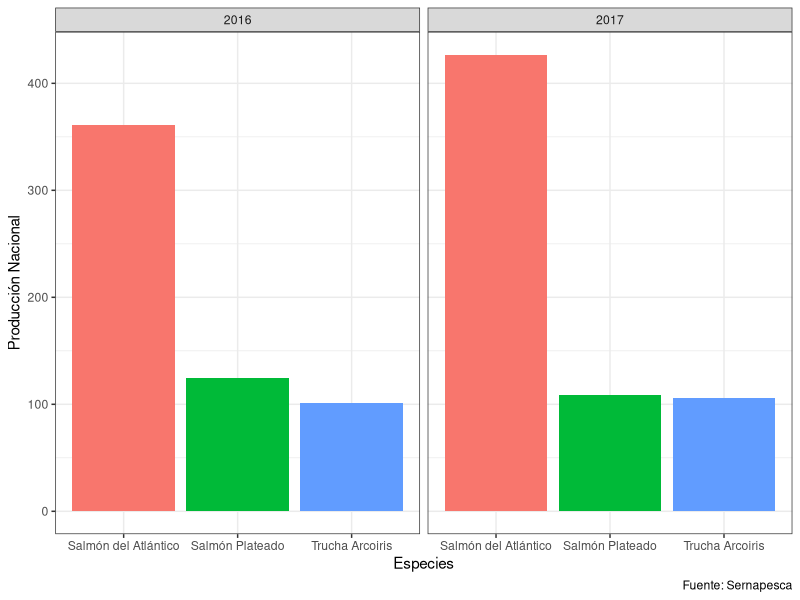
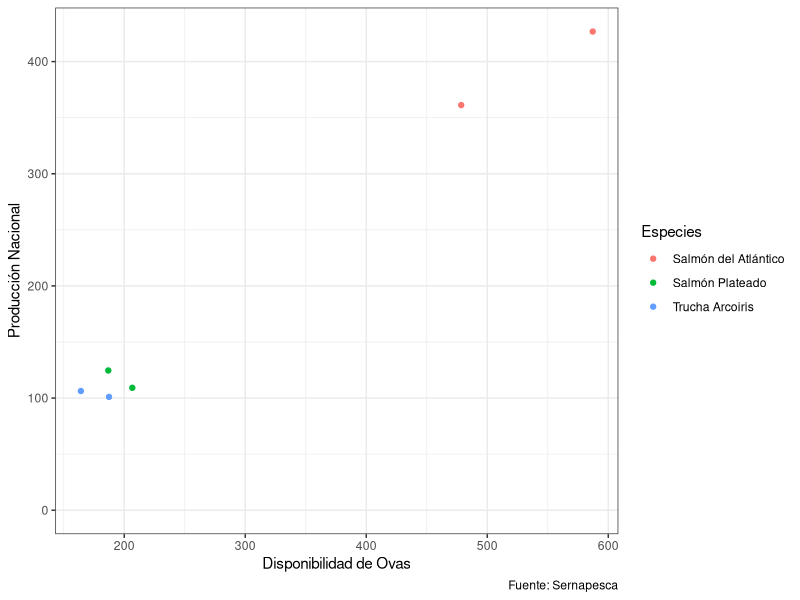
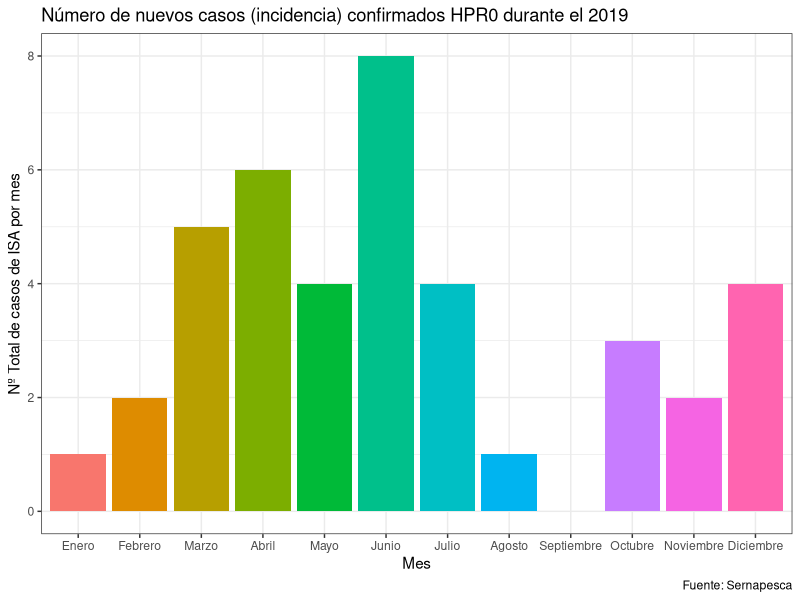

Here is the R script that generated these plots, in order:
## ---- chunk 1
knitr::opts_chunk$set(echo = TRUE)
library(readxl)
library(stats)
library(dplyr)
library(tidyr)
library(ggplot2)
## ---- chunk 2
datos1 <- read_excel("Datos1.xlsx")
head(datos1)
str(datos1)
## ---- chunk 3
datos1 %>%
  filter(Year == 2017)
## ---- chunk 4
datos1 %>%
  filter(Year == 2016, Especies == "Salmón del Atlántico")
## ---- chunk 5
datos1 %>%
  filter(Especies == "Trucha Arcoiris")%>%
  summarize(Media_ProdNac= mean(ProdNac),Min_ProdNac = min(ProdNac))
## ---- chunk 6
 ggplot(datos1, aes(x= Especies, y= ProdNac, fill=Especies))+
   geom_col()+
  labs(y= "Producción Nacional", x= "Especies",
       caption = "Fuente: Sernapesca")+
   expand_limits(y=0)+
   facet_wrap(~ Year)+
   guides(fill=FALSE, color=FALSE)+
   theme_bw()
## ---- chunk 7
 ggplot(datos1, aes(x= DispOvas, y= ProdNac, color=Especies))+
   geom_point()+
  labs(y= "Producción Nacional", x= "Disponibilidad de Ovas",
       caption = "Fuente: Sernapesca")+
   expand_limits(y=0)+
   theme_bw()
## ---- chunk 8
datos2 <- read_excel("Datos2.xlsx")
head(datos2)
str(datos2)
## ---- chunk 9
datos2 %>%
replace_na(list(Region_Lagos = 0, Region_Aysen = 0, Region_Magallanes = 0)) %>%
  mutate(Region_Lagos =Region_Lagos, Region_Aysen = Region_Aysen,
         Region_Magallanes = Region_Magallanes)
## ---- chunk 10
datos2 %>%
replace_na(list(Region_Lagos = 0, Region_Aysen = 0, Region_Magallanes = 0)) %>%
  mutate(Region_Lagos =Region_Lagos, Region_Aysen = Region_Aysen,
         Region_Magallanes = Region_Magallanes, 
         NTotal =    Region_Lagos+Region_Aysen+Region_Magallanes, 
         Per_NTotal = (NTotal/sum(NTotal))*100)
## ---- chunk 11
datos2_new<-read.table("datos2_new.txt", header = TRUE, sep = " ")

datos2_new[,1] <- factor(datos2_new$Mes,
                         levels= c("Enero","Febrero","Marzo","Abril","Mayo",
                                   "Junio","Julio","Agosto","Septiembre",                                           "Octubre","Noviembre","Diciembre") )
datos2_new

## ---- chunk 12
ggplot(datos2_new, aes(x=Mes, y= NTotal, fill= Mes))+
  geom_col() +
  expand_limits(y=0)+
  labs(title= "Número de nuevos casos (incidencia) confirmados HPR0 durante el 2019", 
       y= "Nº Total de casos de ISA por mes", x= "Mes",
       caption = "Fuente: Sernapesca")+
  guides(fill=FALSE, color=FALSE)+
  theme_bw()
